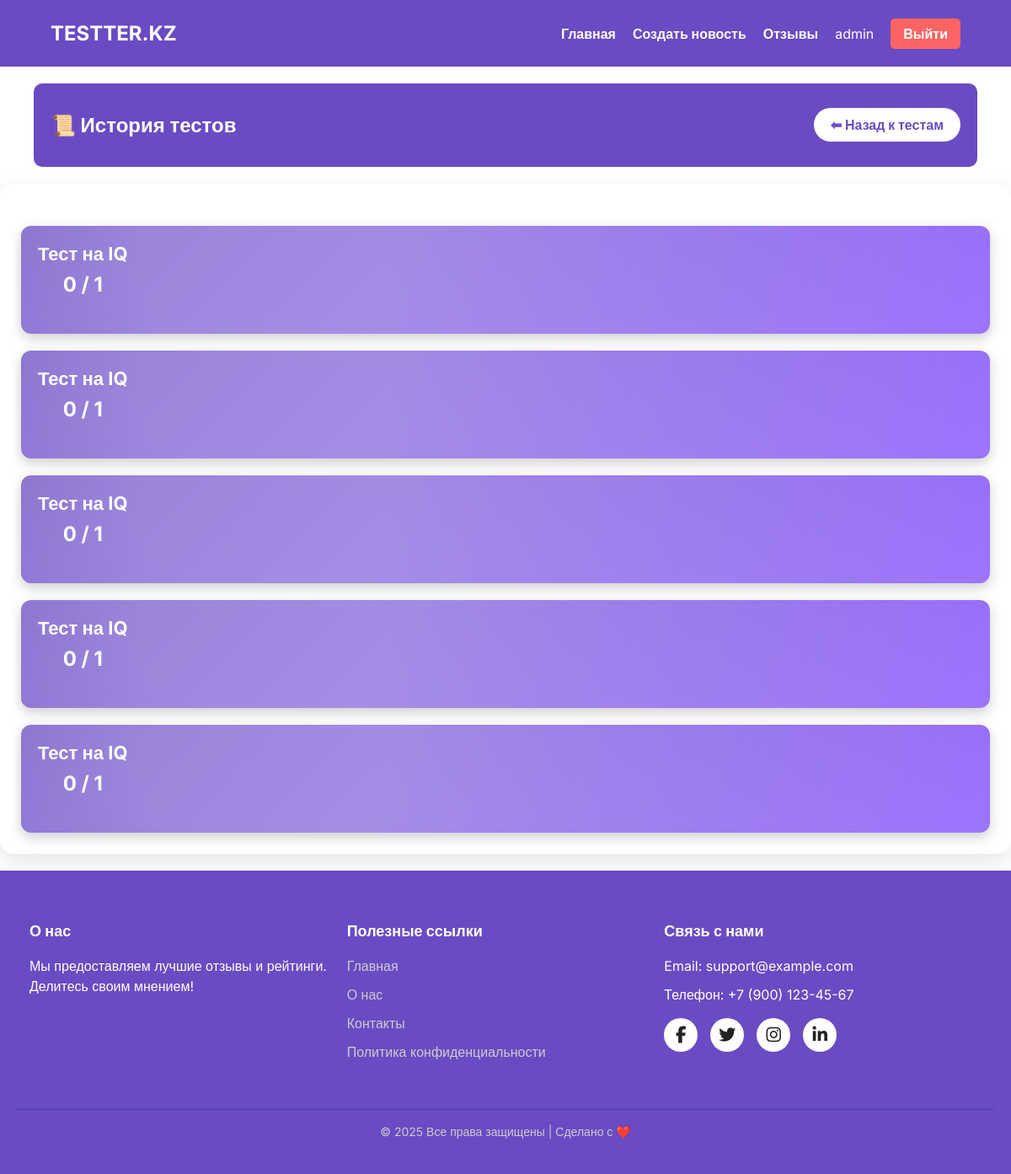
Page /history/ (signed in) on the committed database.
### main/models.py (models this page shows, shortened)
class History(models.Model):
    user = models.ForeignKey(User, on_delete=models.CASCADE)
    subject = models.ForeignKey(Subject, on_delete=models.CASCADE, blank=True, null=True)
    total = models.IntegerField(default=0)
    score = models.IntegerField(default=0)
    created_at = models.DateTimeField(auto_now_add=True)

class Subject(models.Model):
    name = models.CharField(max_length=200)

### main/views.py (the view)
# urls.py: path('history/', views.history, name='history'),
def history(request):
    history = History.objects.filter(user=request.user).order_by('-created_at')[:5]
    return render(request, 'history.html', {'history':history})

### main/templates/history.html (shortened to what this page needs)
{% extends 'layout.html' %}
{% load static %}
{% block content %}
    <div class="test-header">
        <h2>📜 История тестов</h2>
        <div class="test-nav">
            {% if user.is_authenticated %}
                <a href="{% url 'tests' %}" class="test-btn">⬅ Назад к тестам</a>
            {% endif %}
        </div>
    </div>
    <div class="history-wrapper">
        <div class="history-list">
            {% for h in history %}
                <div class="history-item">
                    <div class="history-info">
                        <h3>{{ h.subject.name }}</h3>
                        <p class="score">{{ h.score }} / {{ h.total }}</p>
                    </div>
                </div>
            {% empty %}
                <p class="no-history">Вы еще не проходили тесты.</p>
            {% endfor %}
        </div>
    </div>
{% endblock %}

### main/templates/layout.html (shortened to what this page needs)
{% load static %}
<!DOCTYPE html>
<html lang="ru">
<head>
    <link rel="stylesheet" href="{% static 'main/css/main.css' %}">
    <link rel="stylesheet" href="https://cdn.jsdelivr.net/npm/swiper@11/swiper-bundle.min.css"/>
</head>
<body>
    <header>
        <div class="container">
            <div class="logo"><a href="{% url 'home' %}" style="text-decoration: none; color: white;">TESTTER.KZ</a></div>
            <nav>
                <ul>
                    <li><a href="{% url 'home' %}">Главная</a></li>
                    {% if user.is_authenticated %}
                        {% if user.is_superuser %}
                            <li><a href="{% url 'news_form' %}">Создать новость</a></li>
                        {% endif %}
                        <li><a href="{% url 'otzv' %}">Отзывы</a></li>
                        <li class="user">{{ user.username }}</li>
                        <li><a href="{% url 'logout' %}" class="logout">Выйти</a></li>
                    {% else %}
                        <li><a href="{% url 'register' %}">Регистрация</a></li>
                        <li><a href="{% url 'login' %}">Войти</a></li>
                    {% endif %}
                </ul>
            </nav>
        </div>
    </header>
    <main>
        {% block content %}{% endblock %}
    </main>
    <footer class="footer">
        <div class="footer-container">
            <div class="footer-column">
                <h3>О нас</h3>
                <p>Мы предоставляем лучшие отзывы и рейтинги. Делитесь своим мнением!</p>
            </div>
            <div class="footer-column">
                <h3>Полезные ссылки</h3>
                <ul>
                    <li><a href="#">Главная</a></li>
                    <li><a href="#">О нас</a></li>
                    <li><a href="#">Контакты</a></li>
                    <li><a href="#">Политика конфиденциальности</a></li>
                </ul>
            </div>
            <div class="footer-column">
                <h3>Связь с нами</h3>
                <ul>
                    <li>Email: support@example.com</li>
                    <li>Телефон: +7 (900) 123-45-67</li>
                </ul>
                <div class="footer-social">
                    <a href="#"><i class="fab fa-facebook-f"></i></a>
                    <a href="#"><i class="fab fa-twitter"></i></a>
                    <a href="#"><i class="fab fa-instagram"></i></a>
                    <a href="#"><i class="fab fa-linkedin-in"></i></a>
                </div>
            </div>
        </div>
        <div class="footer-bottom">
            © 2025 Все права защищены | Сделано с ❤️
        </div>
    </footer>
</body>
</html>

### main/static/main/css/main.css (style rules this page uses)
body { font-family: 'Inter', sans-serif; margin: 0; padding: 0; background-color: #fff; }
.footer { background-color: #6A4BC3; color: #FFFFFF; padding: 40px 20px; font-size: 16px; line-height: 1.5; }
.footer-container { max-width: 1200px; margin: auto; display: flex; flex-wrap: wrap; justify-content: space-between; padding: 0 15px; }
.footer-column { flex: 1; min-width: 250px; margin-bottom: 20px; }
.footer-column h3 { font-size: 18px; margin-bottom: 15px; font-weight: 700; color: #fff; }
.footer-column ul { list-style: none; padding: 0; }
.footer-column ul li { margin-bottom: 10px; }
.footer-column ul li a { color: #CCCCCC; text-decoration: none; transition: color 0.3s; }
.footer-social { display: flex; gap: 15px; margin-top: 15px; }
.footer-social a { display: inline-block; width: 40px; height: 40px; background-color: #fff; color: #222; text-align: center; line-height: 40px; border-radius: 50%; font-size: 20px; transition: transform 0.3s ease, background-color 0.3s ease; }
.footer-bottom { text-align: center; margin-top: 20px; padding-top: 15px; border-top: 1px solid #4C3DA8; font-size: 14px; color: #CCCCCC; }
.container { width: 90%; max-width: 1200px; margin: 0 auto; display: flex; justify-content: space-between; align-items: center; padding: 15px 0; }
header { background-color: #6A4BC3; padding: 10px 0; color: #fff; }
.logo { font-size: 24px; font-weight: bold; }
nav ul { list-style: none; display: flex; gap: 20px; margin: 0; padding: 0; }
nav ul li a { color: #fff; text-decoration: none; font-size: 16px; font-weight: 700; transition: color 0.3s ease; }
nav ul li .logout { background-color: #FF6464; color: #fff; padding: 8px 15px; border-radius: 5px; font-weight: 700; transition: all 0.3s ease; }
.test-header { display: flex; justify-content: space-between; align-items: center; background-color: #6A4BC3; padding: 15px 20px; color: white; border-radius: 10px; margin: 20px auto; width: 90%; max-width: 1200px; }
.test-header h2 { font-size: 24px; font-weight: bold; }
.test-nav { display: flex; gap: 10px; }
.test-btn { background: white; color: #6A4BC3; padding: 10px 20px; border-radius: 20px; text-decoration: none; font-weight: bold; transition: background 0.3s ease, color 0.3s ease; }
.history-wrapper { max-width: 1250px; margin: 20px auto; padding: 25px; background: #FFFFFF; border-radius: 16px; box-shadow: 0 10px 30px rgba(0, 0, 0, 0.1); text-align: center; transition: all 0.3s ease-in-out; }
.history-list { margin-top: 25px; display: flex; flex-direction: column; gap: 20px; }
.history-item { display: flex; justify-content: space-between; align-items: center; background: linear-gradient(135deg, #6A4BC3, #9D74FF); color: white; padding: 20px; border-radius: 12px; box-shadow: 0 5px 15px rgba(0, 0, 0, 0.2); transition: transform 0.3s ease, box-shadow 0.3s ease; position: relative; overflow: hidden; }
.history-item::before { content: ""; position: absolute; top: -100%; left: -100%; width: 250%; height: 250%; background: radial-gradient(circle, rgba(255, 255, 255, 0.3) 10%, rgba(255, 255, 255, 0) 60%); transition: all 0.5s ease; }
.history-info h3 { margin: 0; font-size: 22px; font-weight: bold; }
.history-info .score { font-size: 24px; font-weight: bold; margin-top: 8px; }

### rows in the picture
History: subject.name "Тест на IQ", score "0", total "1"
History: subject.name "Тест на IQ", score "0", total "1"
History: subject.name "Тест на IQ", score "0", total "1"
History: subject.name "Тест на IQ", score "0", total "1"
History: subject.name "Тест на IQ", score "0", total "1"

### other values in the picture
{{ user.username }} "admin"
